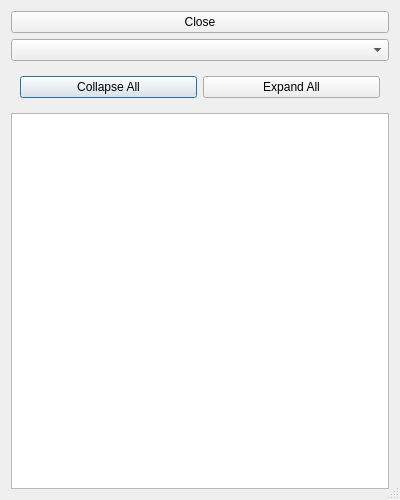
<?xml version="1.0" encoding="UTF-8"?>
<ui version="4.0">
 <class>Dialog</class>
 <widget class="QDialog" name="Dialog">
  <property name="geometry">
   <rect>
    <x>0</x>
    <y>0</y>
    <width>400</width>
    <height>500</height>
   </rect>
  </property>
  <property name="minimumSize">
   <size>
    <width>200</width>
    <height>300</height>
   </size>
  </property>
  <property name="maximumSize">
   <size>
    <width>16777215</width>
    <height>16777215</height>
   </size>
  </property>
  <property name="windowTitle">
   <string>Contract Explorer</string>
  </property>
  <property name="sizeGripEnabled">
   <bool>true</bool>
  </property>
  <layout class="QVBoxLayout" name="verticalLayout">
   <item>
    <widget class="QPushButton" name="pushButton_close">
     <property name="text">
      <string>Close</string>
     </property>
     <property name="autoDefault">
      <bool>false</bool>
     </property>
    </widget>
   </item>
   <item>
    <widget class="QComboBox" name="comboBox_contracts"/>
   </item>
   <item>
    <widget class="QWidget" name="widget" native="true">
     <layout class="QHBoxLayout" name="horizontalLayout">
      <item>
       <widget class="QPushButton" name="pushButton_collapse">
        <property name="text">
         <string>Collapse All</string>
        </property>
       </widget>
      </item>
      <item>
       <widget class="QPushButton" name="pushButton_expand">
        <property name="text">
         <string>Expand All</string>
        </property>
        <property name="autoDefault">
         <bool>false</bool>
        </property>
       </widget>
      </item>
     </layout>
    </widget>
   </item>
   <item>
    <widget class="QTreeView" name="treeView_result">
     <property name="sizePolicy">
      <sizepolicy hsizetype="Expanding" vsizetype="Expanding">
       <horstretch>0</horstretch>
       <verstretch>0</verstretch>
      </sizepolicy>
     </property>
     <property name="sizeAdjustPolicy">
      <enum>QAbstractScrollArea::AdjustIgnored</enum>
     </property>
     <property name="selectionBehavior">
      <enum>QAbstractItemView::SelectItems</enum>
     </property>
     <property name="sortingEnabled">
      <bool>true</bool>
     </property>
     <property name="animated">
      <bool>true</bool>
     </property>
     <property name="expandsOnDoubleClick">
      <bool>true</bool>
     </property>
     <attribute name="headerVisible">
      <bool>true</bool>
     </attribute>
    </widget>
   </item>
  </layout>
 </widget>
 <resources/>
 <connections/>
</ui>
